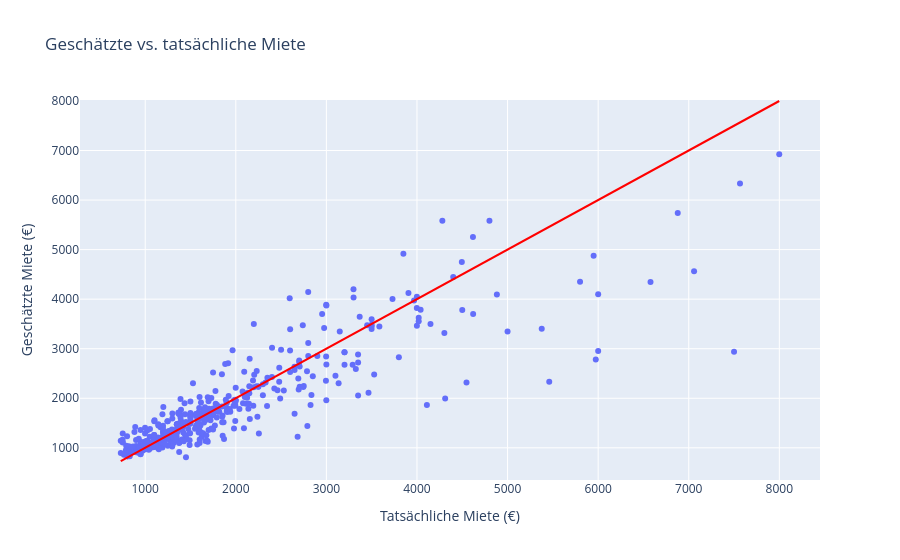

The cell this chart's notebook holds for it:
### Markdown cell above
## 3.10 Vorhersage vs. tatsächliche Miete
Jeder Punkt ist eine Wohnung aus dem Testset. Punkte auf der Diagonale wurden perfekt vorhergesagt.

### Code cell
echt = np.exp(y_test)
prognose = np.exp(bestes.predict(X_test))
fig = px.scatter(x=echt, y=prognose, labels={"x": "Tatsächliche Miete (€)", "y": "Geschätzte Miete (€)"},
                 title="Geschätzte vs. tatsächliche Miete")
fig.add_shape(type="line", x0=echt.min(), y0=echt.min(), x1=echt.max(), y1=echt.max(), line_color="red")
fig.show()

### Figure 1 — Plotly figure (JSON) as saved in the notebook; plotly's stock layout.template omitted (floating-point values rounded to 4 significant figures; data arrays with more than 128 entries replaced by an {"elided": "..."} marker saying what was removed)
{"data": [{"hovertemplate": "Tatsächliche Miete (€)=%{x}<br>Geschätzte Miete (€)=%{y}<extra></extra>", "legendgroup": "", "marker": {"color": "#636efa", "symbol": "circle"}, "mode": "markers", "name": "", "orientation": "v", "showlegend": false, "type": "scatter", "x": {"elided": "468 float values"}, "xaxis": "x", "y": {"elided": "468 float values"}, "yaxis": "y"}], "layout": {"legend": {"tracegroupgap": 0}, "shapes": [{"line": {"color": "red"}, "type": "line", "x0": 730, "x1": 7999.0, "y0": 730, "y1": 7999.0}], "title": {"text": "Geschätzte vs. tatsächliche Miete"}, "xaxis": {"anchor": "y", "domain": [0, 1], "title": {"text": "Tatsächliche Miete (€)"}}, "yaxis": {"anchor": "x", "domain": [0, 1], "title": {"text": "Geschätzte Miete (€)"}}}}
